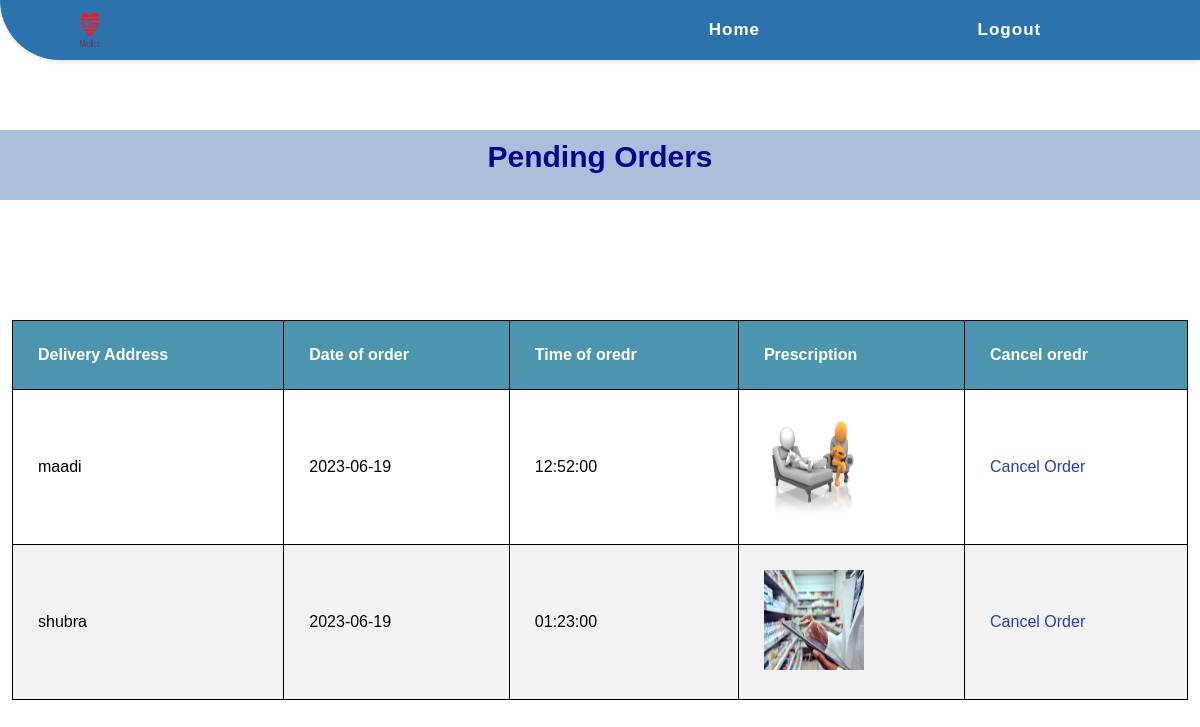
The page /doctor/ord_pending.php (signed in) on the database its author committed.
### tables this page shows
CREATE TABLE `images` (
  `id` int(11) NOT NULL,
  `patient_id` int(11) DEFAULT NULL,
  `d_id` int(11) DEFAULT NULL,
  `patient_address` varchar(255) NOT NULL,
  `date_of_order` date NOT NULL,
  `time_of_order` time NOT NULL,
  `image` mediumtext NOT NULL,
  `activity` varchar(255) NOT NULL,
  `order_cd` varchar(255) NOT NULL
);

### doctor/ord_pending.php (the view, shortened to what this page needs)
<?php
include "../shared/conn.php";
if (isset($_SESSION["doctor"])) {
    $select ="SELECT * FROM `images` WHERE activity = 'yes'  AND d_id = '".$_SESSION['did']."' ";
    $sel = mysqli_query($connect , $select);
?>
<!DOCTYPE html>
<html lang="en">
<head>
    <link rel="stylesheet" href="../CSS/style.css">
    <link rel="stylesheet" href="../CSS/footer.css">
    <link rel="stylesheet" href="../CSS/pharmacy's view.css">
    <link rel="stylesheet" href="../CSS/style.css">
</head>
<body>
    <nav>
        <div class="logo">
            <a href="#"><img src="../Images/Medico_Logo_2_Final-removebg-preview-1.png" height="100px" width="200px" alt="Medico Logo"></a>
        </div>
        <ul class="nav-links">
            <li><a href="./doctor_home.php">Home</a></li>
            <li><a href="../shared/login.php?bbye='1'">Logout</a></li>
        </ul>
    </nav>
    <h1 class="h1_text" id="Requests">Pending Orders</h1>
    <table>
        <thead>
            <tr>
                <th>Delivery Address</th>
                <th>Date of order</th>
                <th>Time of oredr</th>
                <th>Prescription</th>
                <th>Cancel oredr</th>
            </tr>
        </thead>
        <tbody>
            <?php foreach($sel as $s){ ?>
            <tr>
                <td><?php echo $s['patient_address']; ?></td>
                <td><?php echo $s['date_of_order']; ?></td>
                <td><?php echo $s['time_of_order']; ?></td>
                <td><img height="100px" width="100px" src="../upload/<?php echo $s['image']; ?>"></td>
                <td><a href="ord_pending.php?cancel=<?php echo $s['id'] ?>">Cancel Order</a></td>
            </tr>
           <?php } ?>
        </tbody>
    </table>
    <?php }?>
</body>
</html>

### CSS/style.css (style rules this page uses)
* { padding: 0; margin: 0; box-sizing: border-box; font-family: 'Poppins', sans-serif; }
nav { display: flex; justify-content: space-between; align-items: center; background-color: #2c73ae; height: 60px; padding: 0 50px; box-shadow: 0px 2px 5px rgba(0, 0, 0, 0.1); border-bottom-left-radius: 60px; }
.nav-links { display: flex; justify-content: space-around; width: 50%; }
.nav-links li { list-style: none; }
.nav-links a { color: #ffffff; text-decoration: none; font-weight: bold; font-size: 17px; letter-spacing: 1px; }
.nav-links li { opacity: 1; transition: opacity 0.5s ease-in-out; margin: 10px 0; }
.h1_text { text-align: center; color: rgb(4, 4, 140); font-size: 30px; padding-top: 10px; font-weight: bold; margin-top: 70px; margin-bottom: 20px; background-color: #295aa063; height: 70px; }

### CSS/footer.css (style rules this page uses)
body { min-height: 100vh; }
a { color: #253bbc; text-decoration: none; }
html { height: 100%; }
body { display: flex; flex-direction: column; min-height: 100%; }

### CSS/pharmacy's view.css (style rules this page uses)
* { padding: 0; margin: 0; box-sizing: border-box; font-family: 'Poppins', sans-serif; }
nav { display: flex; justify-content: space-between; align-items: center; background-color: #2c73ae; height: 60px; padding: 0 50px; box-shadow: 0px 2px 5px rgba(0, 0, 0, 0.1); border-bottom-left-radius: 60px; }
.logo { width: 60px; height: 60px; margin-left: 10px; }
.logo img { width: 100%; height: 100%; }
.nav-links { display: flex; justify-content: space-around; width: 50%; }
.nav-links li { list-style: none; }
.nav-links a { color: #ffffff; text-decoration: none; font-weight: bold; font-size: 17px; letter-spacing: 1px; }
.nav-links li { opacity: 1; transition: opacity 0.5s ease-in-out; margin: 10px 0; }
.h1_text { text-align: center; color: rgb(4, 4, 140); font-size: 26px; padding-top: 18px; font-weight: bold; margin-top: 60px; margin-bottom: 20px; background-color: #295aa063; height: 70px; }
table { border-collapse: collapse; width: 98%; margin: auto; }
th, td { text-align: left; padding: 25px; border: 1px solid black; }
th { background-color: #4c95af; color: white; }
tr:nth-child(even) { background-color: #f2f2f2; }

### rows shown on the page
images: patient_address "maadi", date_of_order "2023-06-19", time_of_order "12:52:00", image (picture)
images: patient_address "shubra", date_of_order "2023-06-19", time_of_order "01:23:00", image (picture)
